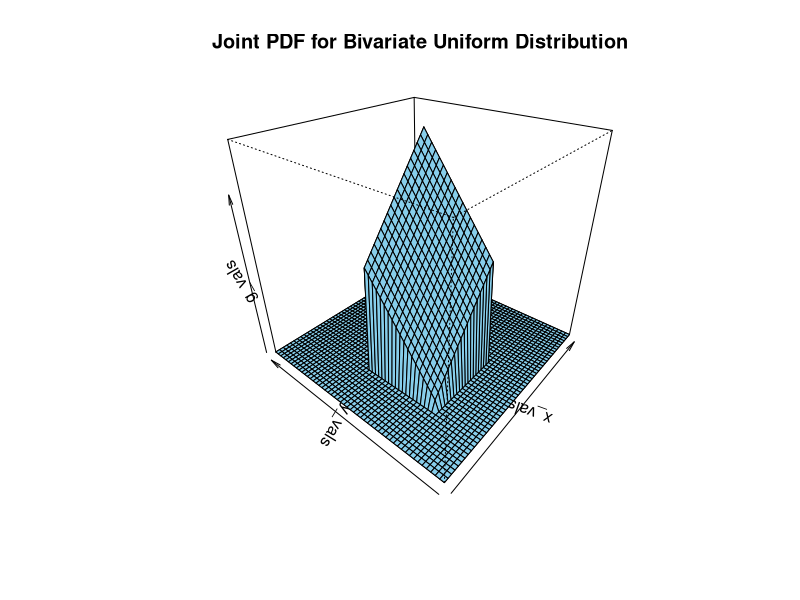
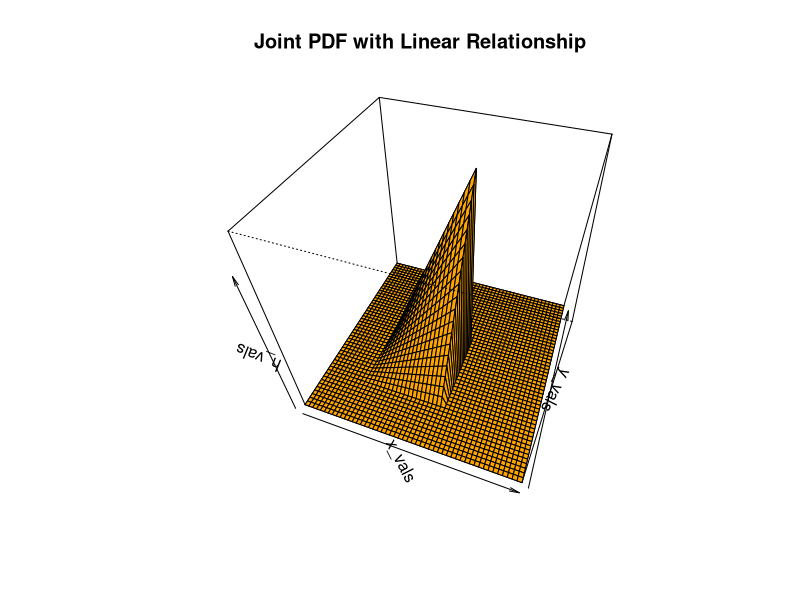
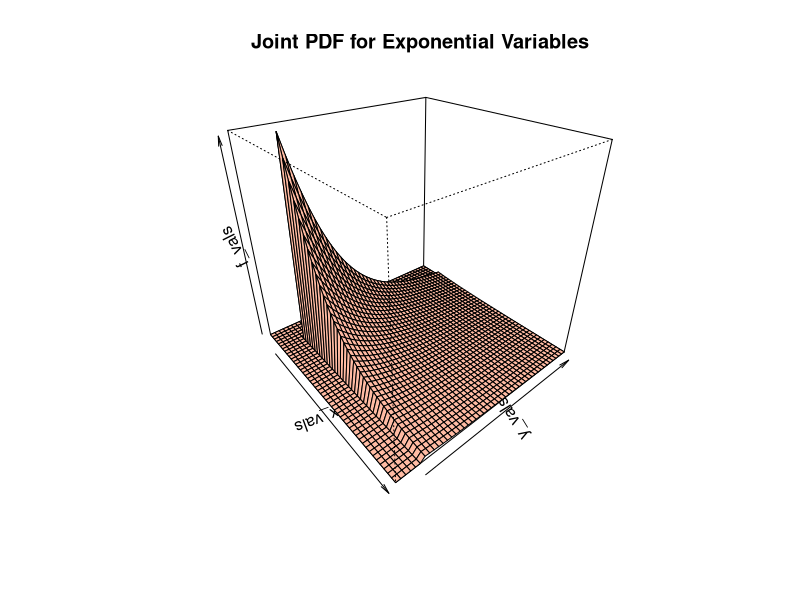
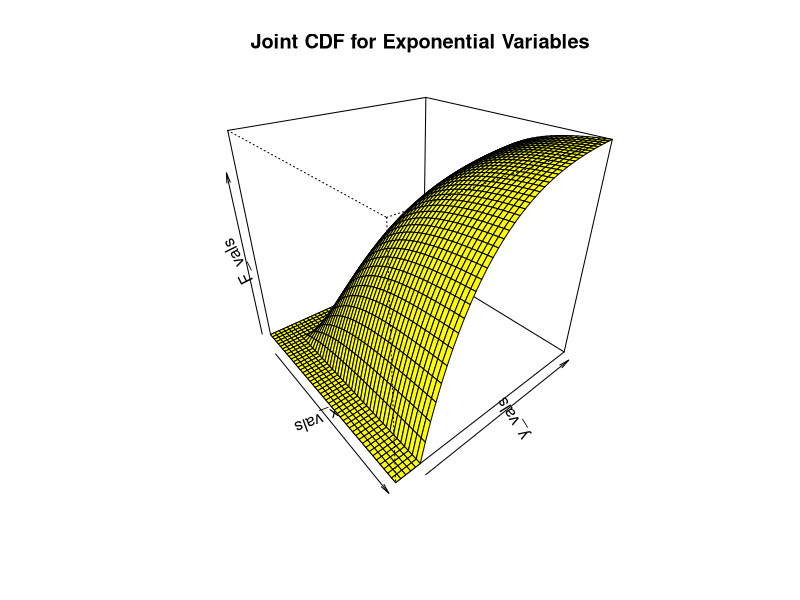
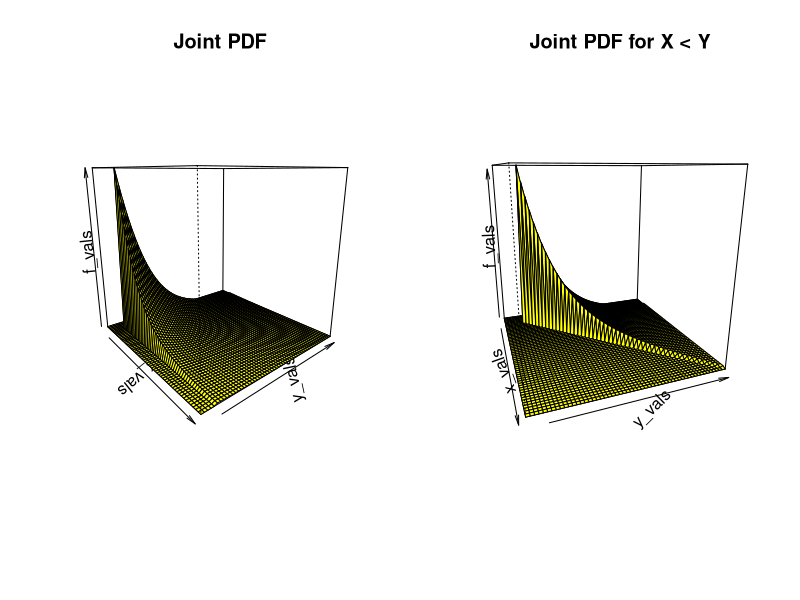
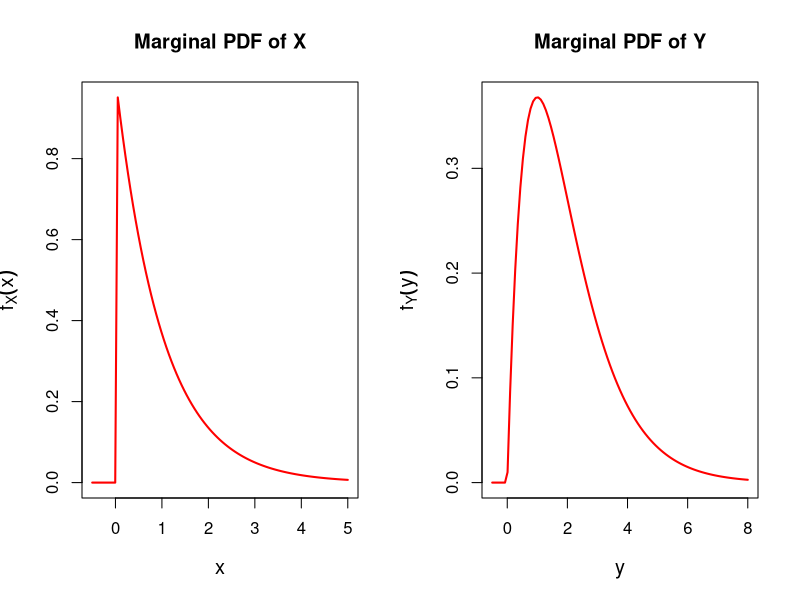
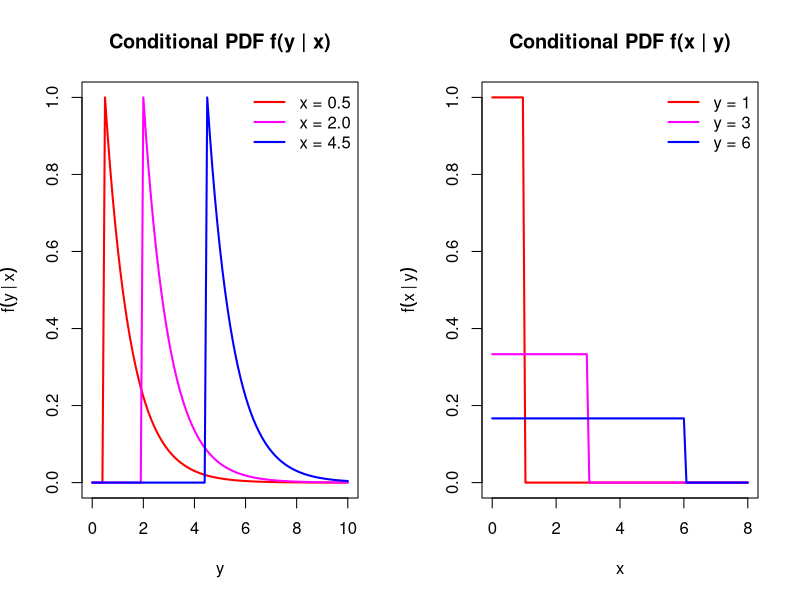

Recreate these plots in R, in order.
# Example I: Joint distribution for two independent uniform variables over [0, 1].
g = function(x, y) {
  (x + y) * (0 < x) * (x < 1) * (0 < y) * (y < 1)
}
x_vals = seq(-0.5, 2, by = 0.05)
y_vals = seq(-0.5, 2, by = 0.05)
g_vals = matrix(data = NA, nrow = length(x_vals), ncol = length(y_vals))
for(i in 1:length(x_vals)){
  for(j in 1:length(y_vals)){
    g_vals[i, j] = g(x_vals[i], y_vals[j])
  }
}
persp(x_vals, y_vals, g_vals, theta = -50, phi = 30, col = "skyblue", main = "Joint PDF for Bivariate Uniform Distribution")

# Example II: Joint distribution of two dependent variables where their product represents their joint probability.
h = function(x, y) {
  (4 * x * y) * (0 < x) * (x < 1) * (0 < y) * (y < 1)
}
x_vals = seq(-0.5, 2, by = 0.05)
y_vals = seq(-0.5, 2, by = 0.05)
h_vals = matrix(data = NA, nrow = length(x_vals), ncol = length(y_vals))
for(i in 1:length(x_vals)){
  for(j in 1:length(y_vals)){
    h_vals[i, j] = h(x_vals[i], y_vals[j])
  }
}
persp(x_vals, y_vals, h_vals, theta = 20, phi = 45, col = "orange", main = "Joint PDF with Linear Relationship")

# Example III: Joint distribution of two independent exponential variables.
f = function(x, y) {
  exp(-x - y) * (x > 0) * (y > 0)
}
F = function(x, y) {
  (1 - exp(-x)) * (1 - exp(-y)) * (x > 0) * (y > 0)
}
x_vals = seq(-0.5, 4, by = 0.1)
y_vals = seq(-0.5, 4, by = 0.1)
f_vals = matrix(data = NA, nrow = length(x_vals), ncol = length(y_vals))
F_vals = matrix(data = NA, nrow = length(x_vals), ncol = length(y_vals))
for(i in 1:length(x_vals)){
  for(j in 1:length(y_vals)){
    f_vals[i, j] = f(x_vals[i], y_vals[j])
    F_vals[i, j] = F(x_vals[i], y_vals[j])
  }
}
persp(x_vals, y_vals, f_vals, theta = 50, phi = 30, col = "#FFBBA3", main = "Joint PDF for Exponential Variables")
persp(x_vals, y_vals, F_vals, theta = 50, phi = 30, col = "yellow", main = "Joint CDF for Exponential Variables")


################################################################################

par(mfrow = c(1,2))
f = function(x, y) {
  exp(-x - y) * (0 <= x) * (x < Inf) * (0 <= y) * (y < Inf)
}
x_vals = seq(-0.5, 5, by = 0.1)
y_vals = seq(-0.5, 5, by = 0.1)
f_vals = matrix(data = NA, nrow = length(x_vals), ncol = length(y_vals))
for (i in 1:length(x_vals)) {
  for (j in 1:length(y_vals)) {
    f_vals[i, j] = f(x_vals[i], y_vals[j])
  }
}
print(f_vals)
dim(f_vals)
persp(x_vals, y_vals, f_vals, theta = 50, col = "yellow",
      main = "Joint PDF")

f = function(x, y) {
  exp(-y) * (0 < x) * (x < y) * (y < Inf)
}
f_vals = matrix(data = NA, nrow = length(x_vals), ncol = length(y_vals))
for (i in 1:length(x_vals)) {
  for (j in 1:length(y_vals)) {
    f_vals[i, j] = f(x_vals[i], y_vals[j])
  }
}
print(f_vals)
dim(f_vals)
persp(x_vals, y_vals, f_vals, theta = 70, col = "yellow",
      main = "Joint PDF for X < Y")

###################################################################################

f_X = function(x) {
  exp(-x) * (0 <= x) * (x < Inf)
}
f_Y = function(x) {
  x * exp(-x) * (0 <= x) * (x < Inf)
}
curve(f_X(x), -0.5, 5, col = "red", lwd = 2, 
      xlab = "x", ylab = expression(f[X](x)), cex.lab = 1.2,
      main = "Marginal PDF of X")
curve(f_Y(x), -0.5, 8, col = "red", lwd = 2,
      xlab = "y", ylab = expression(f[Y](y)), cex.lab = 1.2,
      main = "Marginal PDF of Y")
par(mfrow = c(1,2))
f_Yx = function(y) {
  exp(-(y - x)) * (x <= y) * (0 < x)
}
x = 0.5
curve(f_Yx(x), 0, 10, col = "red", lwd = 2, 
      ylab = expression(f(y~"|"~x)),
      xlab = "y", main = "Conditional PDF f(y | x)")
x = 2
curve(f_Yx(x), add = TRUE, col = "magenta", lwd = 2)
x = 4.5
curve(f_Yx(x), add = TRUE, col = "blue", lwd = 2)
legend("topright", legend = c("x = 0.5", "x = 2.0", "x = 4.5"),
       col = c("red", "magenta", "blue"), lwd = c(2,2,2),
       bty = "n")
f_Xy = function(x) {
  (1 / y) * (0 <= x) * (x <= y)
}
y = 1
curve(f_Xy(x), 0, 8, col = "red", lwd = 2, 
      ylab = expression(f(x~"|"~y)),
      xlab = "x", main = "Conditional PDF f(x | y)")
y = 3
curve(f_Xy(x), add = TRUE, col = "magenta", lwd = 2)
y = 6
curve(f_Xy(x), add = TRUE, col = "blue", lwd = 2)
legend("topright", legend = c("y = 1", "y = 3", "y = 6"),
       col = c("red", "magenta", "blue"), lwd = c(2,2,2), bty = "n")

